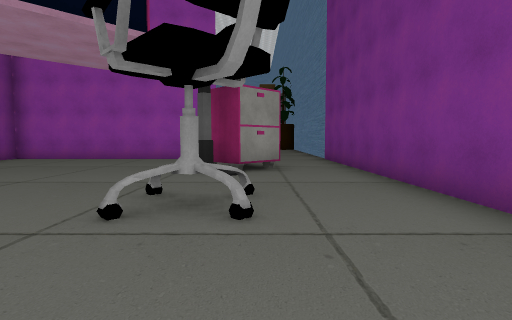
View 1 (above)

17 first-person views from a walk through a Unity game level. The camera is 1.3 m above the floor, tilts 4° down and sees 80° across. The floor is counted in squares, 2 m on a side. Each view is taken from the middle of a square. On the plan, view 1 faces up. The plan holds only what a view shows up to about 10 squares ahead; the rest is blank. The place goes on beyond the plan. The player is left out. Some surface patterns are stand-ins.

View 2
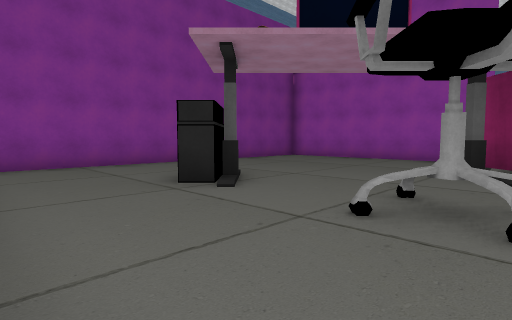

View 3
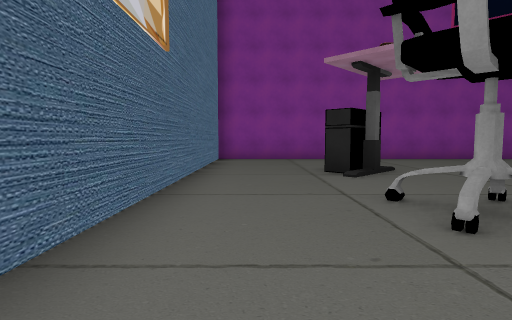

View 4
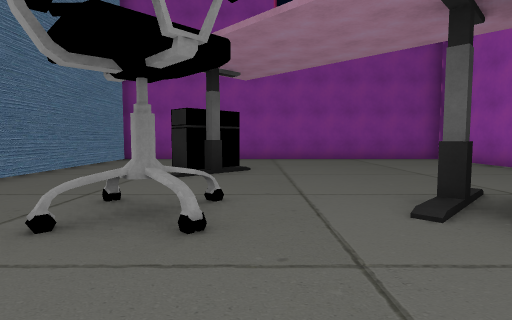

View 5
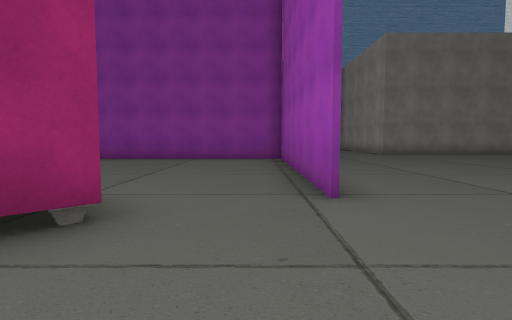

View 6
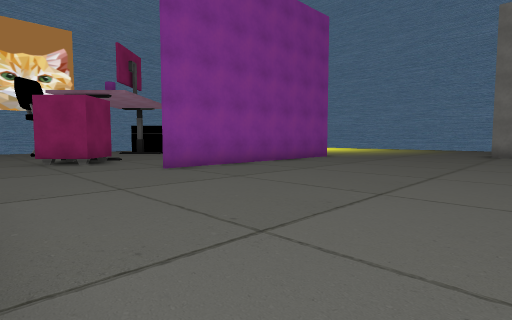

View 7
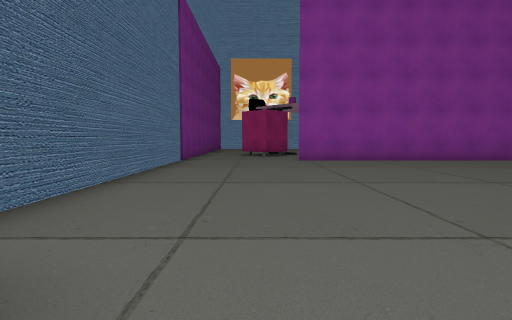

View 8
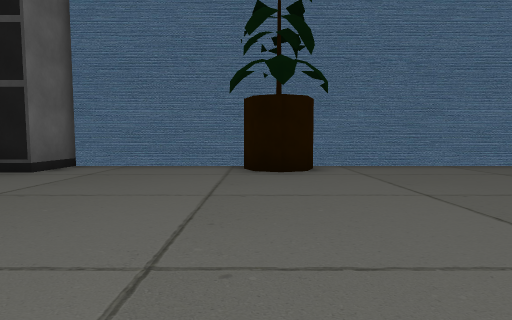

View 9
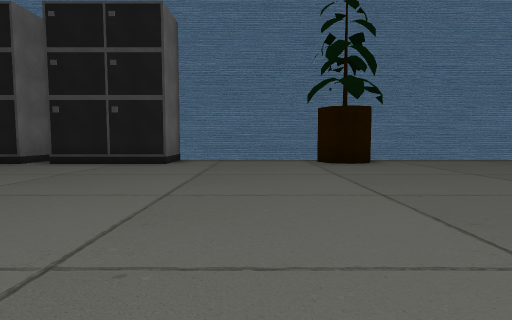

View 10
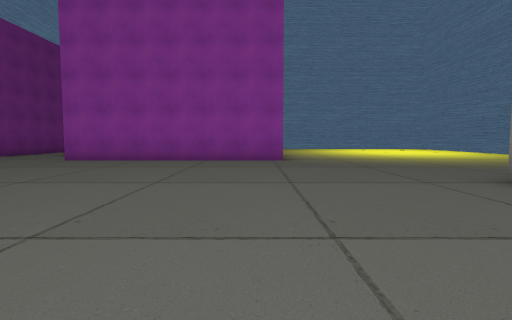

View 11
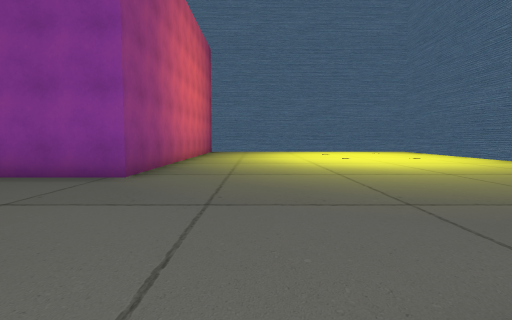

View 12
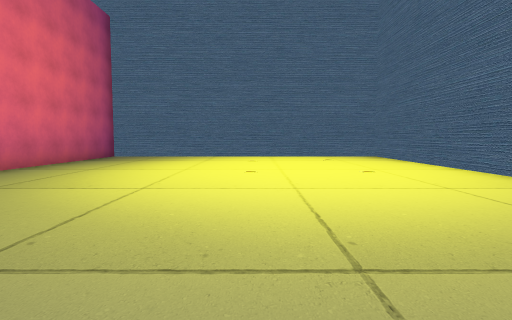

View 13
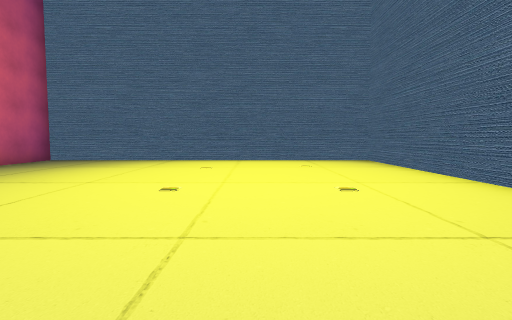

View 14
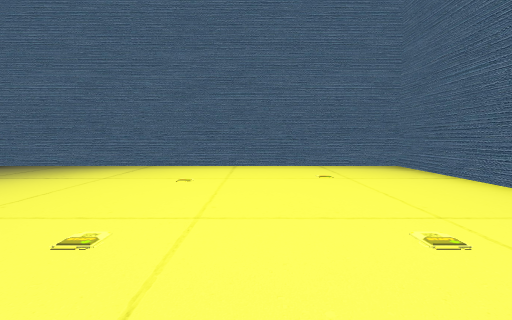

View 15
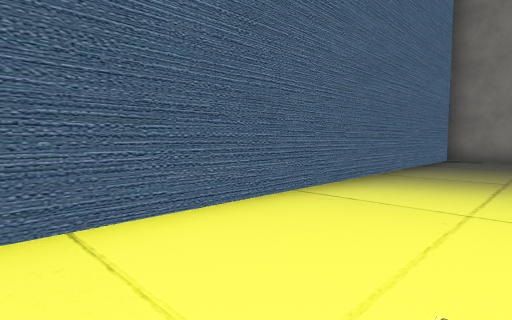

View 16
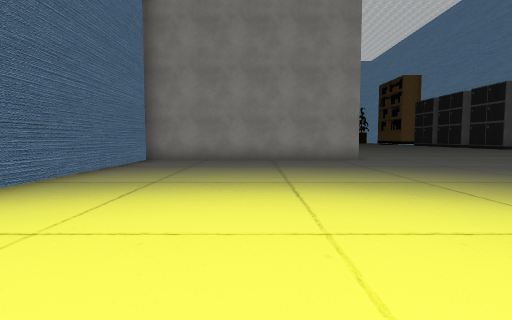

View 17
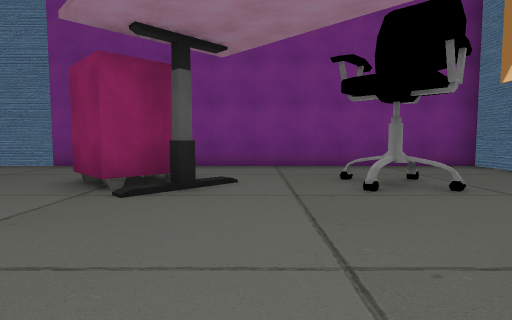

### Floor plan
Points are (right, up) in squares from view 1. A wall is a line through its corners. A room is listed if a view was taken in it or the views show most of it. See-through windows are left out.
Room 1 (views 1, 2, 3, 4, 17)
walls: (-1.2, 9.8) (-7.7, 9.8) (-7.7, -0.2); (-7.9, -0.2) (2.3, -0.2) (2.3, 5.5)
ways out: opening at (0.4, 6.8) to room 2
objects: other object (-5, 3) to (-4, 3); other object (-1, 3) to (0, 3); cabinet (-1, 7)
Room 2 (views 5, 6, 7, 8, 9, 10, 11, 12, 13, 14, 15, 16)
walls: (-10.9, 14.9) (-10.9, 14.3) (-17.4, 14.3) (-17.4, -0.2) (-7.9, -0.2); (1.7, 17.7) (1.1, 18) (0.9, 18.5) (1.1, 19) (1.7, 19.3); (2.3, 19.1) (2.3, 23.3) (0.8, 23.3) (0.8, 26.4); (2.3, 5.5) (2.3, 17.8); (0.8, 27.1) (0.8, 27.5); (-7.8, -0.2) (-7.8, 9.9) (-1.2, 9.9)
ways out: opening at (0.4, 6.8) to room 1

Where each view was taken, in squares from view 1:
view 1: 0 up, 0 right, facing up
view 2: 0 up, 0 right, facing up-left
view 3: 1 up, 2 right, facing left
view 4: 4 up, 2 right, facing left
view 5: 9 up, 2 right, facing left
view 6: 16 up, 2 right, facing down-left
view 7: 19 up, 0 right, facing down
view 8: 19 up, 5 left, facing right
view 9: 21 up, 7 left, facing right
view 10: 19 up, 7 left, facing down
view 11: 15 up, 10 left, facing down
view 12: 11 up, 13 left, facing down
view 13: 9 up, 14 left, facing down
view 14: 7 up, 14 left, facing down
view 15: 4 up, 15 left, facing up-left
view 16: 5 up, 14 left, facing up
view 17: 5 up, 5 left, facing right
